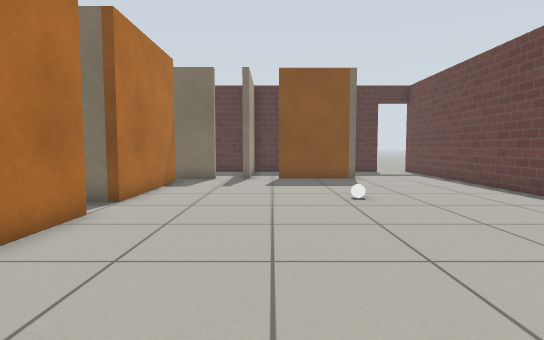
View 1 (above)

19 first-person views from a walk through a robot-simulator world made for Gazebo. The camera is 0.72 m above the floor, tilts 4° down and sees 80° across. The floor is counted in squares, 0.5 m on a side. Each view is taken from the middle of a square. On the plan, view 1 faces up. The plan holds only what a view shows up to about 15 squares ahead; the rest is blank. Simple patterns stand in for the simulator's built-in surfaces.

View 2
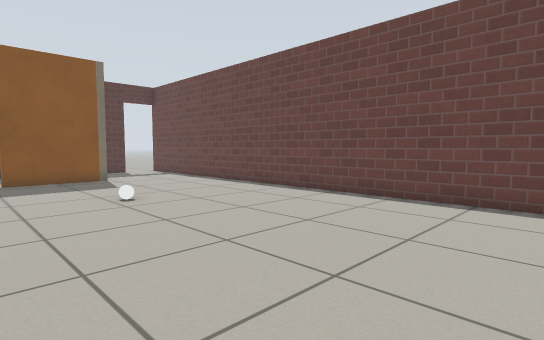

View 3
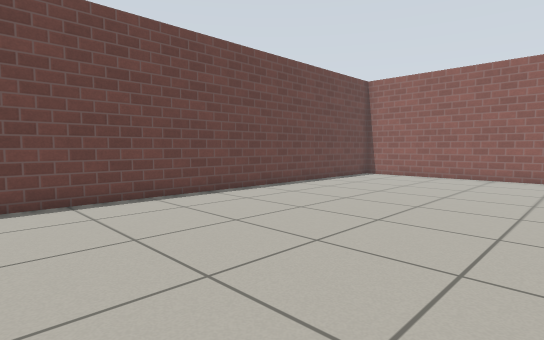

View 4
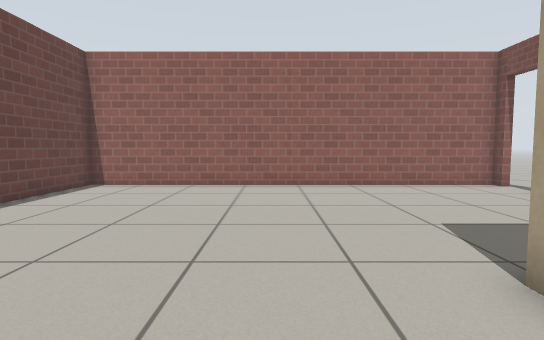

View 5
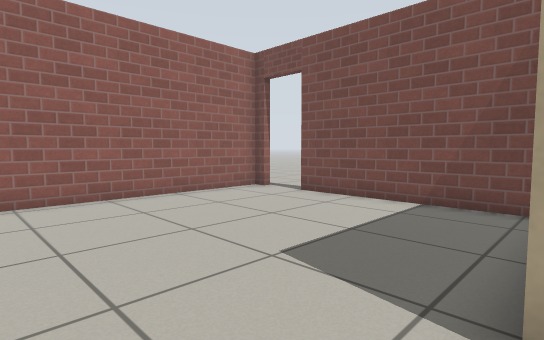

View 6
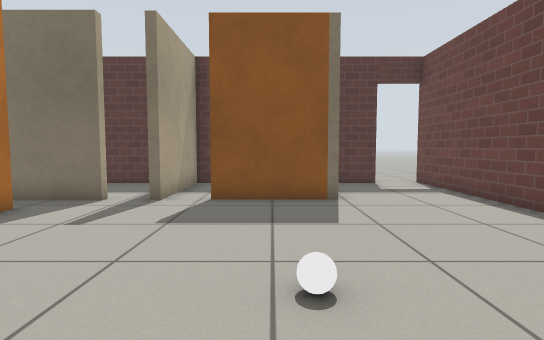

View 7
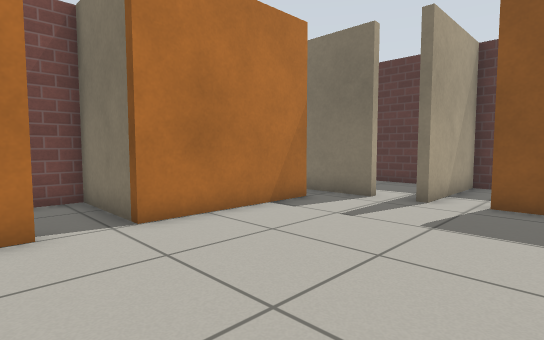

View 8
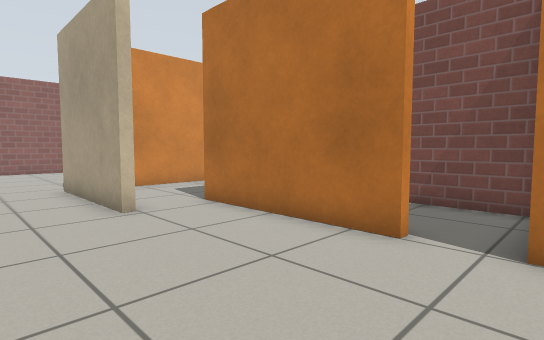

View 9
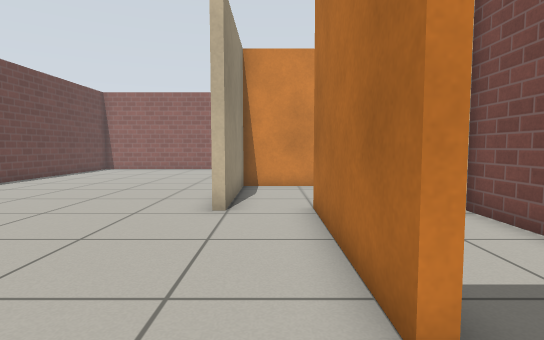

View 10
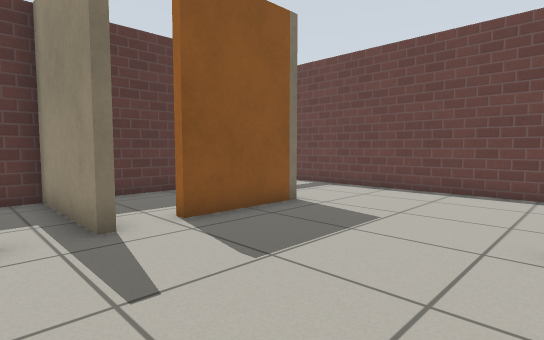

View 11
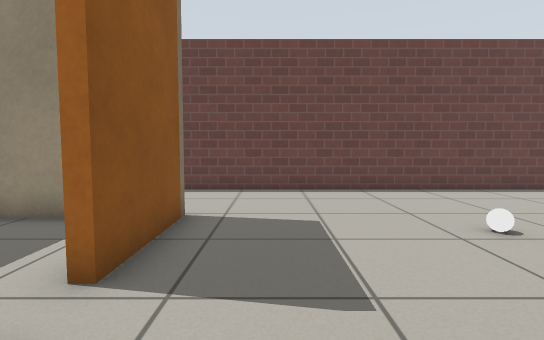

View 12
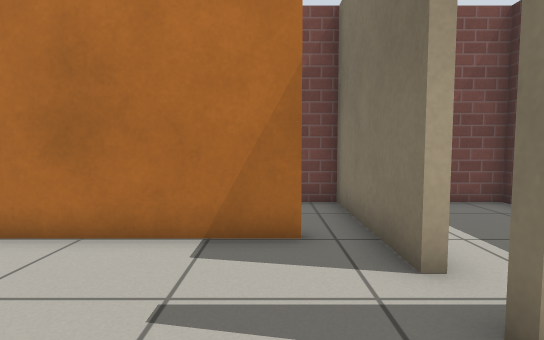

View 13
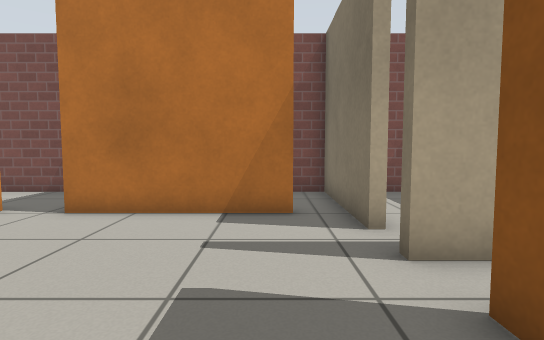

View 14
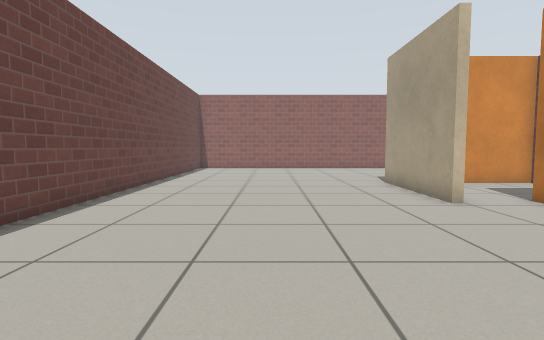

View 15
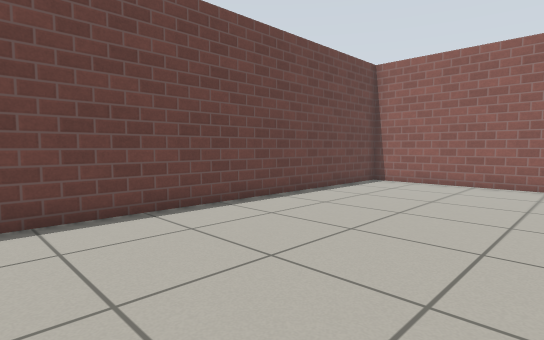

View 16
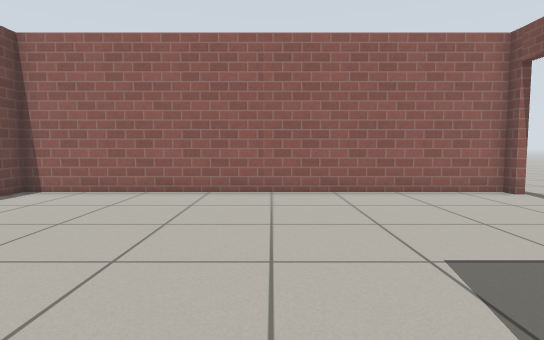

View 17
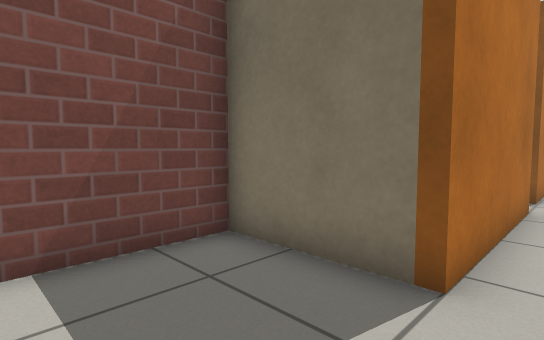

View 18
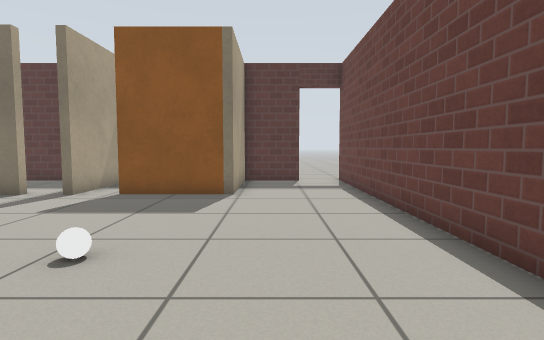

View 19
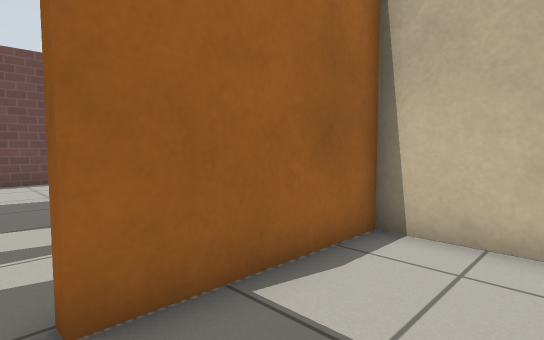

### Floor plan
Points are (right, up) in squares from view 1. A wall is a line through its corners. A room is listed if a view was taken in it or the views show most of it. See-through windows are left out.
Room 1 (views 1, 2, 3, 4, 5, 6, 7, 8, 9, 10, 11, 12, 13, 14, 15, 16, 18)
walls: (-1.6, 1.7) (-1.6, -3.4); (-4, 6.9) (-4, 1.4); (-7.4, -3.9) (-7.4, -10.1); (-4, 13.5) (-4, 8.5); (-2.5, 14.9) (-3.5, 14.9); (-7.4, -11.8) (-7.4, -12.4) (8, -12.4) (8, 19.4); (6.2, 19) (3.8, 19) (3.8, 14.9) (0.3, 14.9)
ways out: opening at (-3, 1) to room 2; opening at (-4, 14) to room 3; opening at (-4, 7.5) to room 4; opening at (-2, 15) to room 5; opening at (0, 15) to room 6; open door at (-7.7, -10.7)
objects: white ball (2, 9)
Room 2 (view 17)
walls: (-4, 1.4) (-7.4, 1.4) (-7.4, -3) (-2, -3) (-2, 1.8)
ways out: opening at (-3, 1) to room 1
Room 3 (view 19)
walls: (-6.6, 8.8) (-4.3, 8.8) (-4.3, 13.5); (-3.5, 14.9) (-7.4, 14.9) (-7.4, 13.6)
ways out: opening at (-4, 14) to room 1
Room 4 (no view inside)
walls: (-4.4, 6.9) (-4, 6.9); (-4, 8.5) (-7.4, 8.5) (-7.4, 1.6)
ways out: opening at (-4, 7.5) to room 1
Room 5 (no view inside)
walls: (-1.3, 14.6) (-1.3, 19) (-7.4, 19) (-7.4, 16.6)
ways out: opening at (-2, 15) to room 1
Room 6 (no view inside)
walls: (0.3, 14.9) (0.3, 15.2); (2.5, 19) (-1, 19) (-1, 14.6); (3.5, 17.1) (3.5, 18.6)
ways out: opening at (0, 15) to room 1

Where each view was taken, in squares from view 1:
view 1: 0 up, 0 right, facing up
view 2: 0 up, 1 left, facing up-right
view 3: 4 up, 1 left, facing down-right
view 4: 0 up, 1 right, facing down
view 5: 3 down, 1 right, facing down-left
view 6: 6 up, 2 right, facing up
view 7: 6 up, 2 right, facing up-left
view 8: 9 up, 1 right, facing down-left
view 9: 9 up, 3 left, facing down
view 10: 9 up, 3 left, facing up-right
view 11: 13 up, 3 left, facing right
view 12: 13 up, 1 right, facing left
view 13: 13 up, 3 right, facing left
view 14: 10 up, 3 right, facing down
view 15: 1 up, 1 right, facing down-right
view 16: 2 down, 0 right, facing down
view 17: 2 down, 3 left, facing up-left
view 18: 5 up, 5 right, facing up
view 19: 14 up, 7 left, facing down-right
